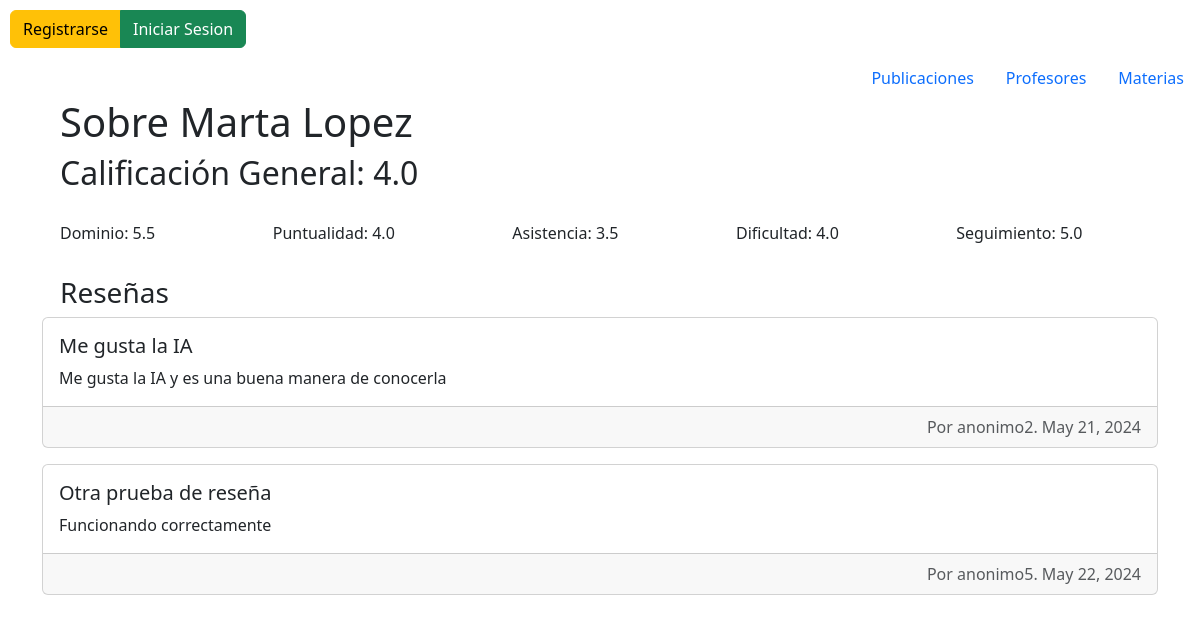
Page /profesor/3/ on the committed database.
### profesor/models.py (models this page shows, shortened)
class Profesor(models.Model):
    nombre = models.CharField(max_length=50)
    usuarios = models.ManyToManyField('usuario.Usuario', through='publicacion.Publicacion')
    materias = models.ManyToManyField('materia.Materia', through='publicacion.Publicacion')
    def get_general_rating(self):
        return self.publicacion_set.aggregate(
            general=Avg((models.F('dominio') + models.F('puntualidad') + models.F('asistencia') + models.F('dificultad') + models.F('seguimiento')) / 5)
        )['general']
    def get_rubric_averages(self):
        return self.publicacion_set.aggregate(
            Dominio=Avg('dominio'),
            Puntualidad=Avg('puntualidad'),
            Asistencia=Avg('asistencia'),
            Dificultad=Avg('dificultad'),
            Seguimiento=Avg('seguimiento')
        )

### publicacion/models.py (models this page shows, shortened)
class Publicacion(models.Model):
    usuario = models.ForeignKey(Usuario, on_delete=models.CASCADE)
    profesor = models.ForeignKey(Profesor, on_delete=models.CASCADE)
    materia = models.ForeignKey(Materia, on_delete=models.CASCADE)
    titulo = models.CharField(max_length=50)
    fecha = models.DateField()
    comentario = models.CharField(max_length=500)
    dominio = models.IntegerField()
    puntualidad = models.IntegerField()
    asistencia = models.IntegerField()
    dificultad = models.IntegerField()
    seguimiento = models.IntegerField()

### usuario/models.py (models this page shows)
class Usuario(AbstractUser):
    nombre_usuario = models.CharField(max_length=20)
    profesores = models.ManyToManyField('profesor.Profesor', through='publicacion.Publicacion')
    materias = models.ManyToManyField('materia.Materia', through='publicacion.Publicacion')

### publicacion/views.py (the view)
# urls.py: path('profesor/<int:pk>/', views.ProfesorView.as_view(), name='profesor'),
class ProfesorView(generic.DetailView):
    model = Profesor
    template_name = 'publicacion/profesor.html'
    def get_context_data(self, **kwargs):
        context = super().get_context_data(**kwargs)
        profesor = self.get_object()
        context['publicacion_list'] = Publicacion.objects.filter(profesor=profesor)
        context['general_rating'] = profesor.get_general_rating()
        context['rubric_averages'] = profesor.get_rubric_averages()
        return context

### templates/publicacion/profesor.html (shortened to what this page needs)
{% extends "base.html" %}
{% block content %}
<section>
    {%if user.is_authenticated%}
    <div class="btn-group" role="group" aria-label="Basic mixed styles example" style="margin: 10px;">
        <a href="{% url 'usuario:logout' %}"  class="btn btn-danger">Cerrar Sesion</a>
        <a href="{% url 'publicacion:crear_resena' %}" class="btn btn-success">Crear Reseña</a>
    </div>
    {%else%}
    <div class="btn-group" role="group" aria-label="Basic mixed styles example" style="margin: 10px;">
        <a href="{% url 'usuario:registro' %}"  class="btn btn-warning">Registrarse</a>
        <a href="{% url 'usuario:inicio' %}"  class="btn btn-success">Iniciar Sesion</a>
    </div>
    {%endif%}
    <ul class="nav justify-content-end">
        <li class="nav-item">
            <a class="nav-link" href="{% url 'publicacion:index' %}">Publicaciones</a>
        </li>
        <li class="nav-item">
          <a class="nav-link" href="{% url 'profesor:profesores' %}">Profesores</a>
        </li>
        <li class="nav-item">
          <a class="nav-link" href="{% url 'materia:materias' %}">Materias</a>
        </li>
    </ul>
</section>
<h1 style="margin-left: 5%;">Sobre {{ profesor.nombre }}</h1>
<h2 style="margin-left: 5%;">Calificación General: {{ general_rating }}</h2>
<br>
<div style="display: flex; margin-left: 5%;">
    {% for rubro, promedio in rubric_averages.items %}
    <div style="margin-right: 20px; flex-grow: 1;">
        <h6>{{ rubro }}: {{ promedio }}</h6>
    </div>
    {% endfor %}
</div>
<br>
<h3 style="margin-left: 5%;">Reseñas</h3>
{% for publicacion in publicacion_list %}
<section>
    <div class="container">
        <div class="card mb-3">
            <div class="card-body">
                <h5 class="card-title">{{ publicacion.titulo }}</h5>
                <p class="card-text">{{ publicacion.comentario }}</p>
            </div>
            <div class="card-footer text-body-secondary text-end">
                Por {{ publicacion.usuario }}. {{ publicacion.fecha }}
            </div>
        </div>
    </div>
</section>
{% endfor %}
{% endblock content %}

### rows in the picture
Profesor: nombre "Marta Lopez"
Publicacion: titulo "Me gusta la IA", comentario "Me gusta la IA y es una buena manera de conocerla", usuario "anonimo2", fecha "May 21, 2024"
Publicacion: titulo "Otra prueba de reseña", comentario "Funcionando correctamente", usuario "anonimo5", fecha "May 22, 2024"

### other values in the picture
{{ general_rating }} "4.0"
{{ rubro }} "Dominio" "Puntualidad" "Asistencia" "Dificultad" "Seguimiento"
{{ promedio }} "5.5" "4.0" "3.5" "4.0" "5.0"
